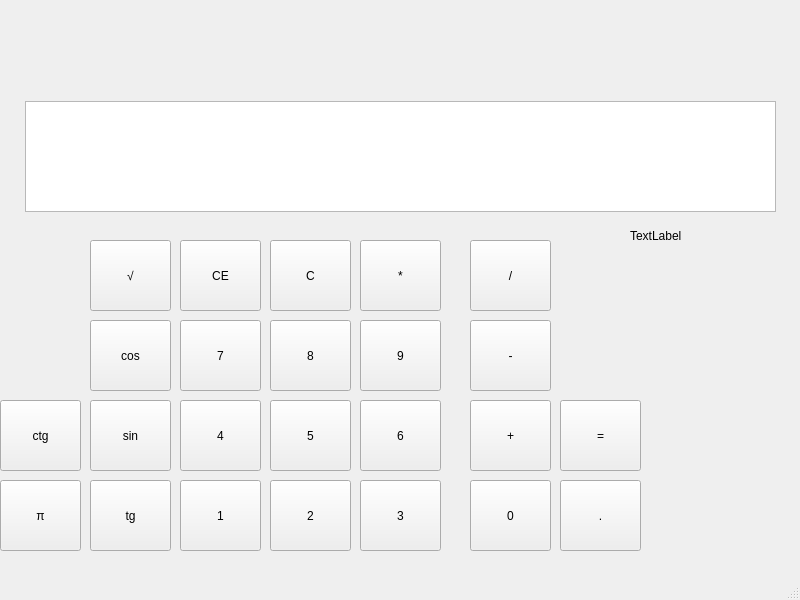
<?xml version="1.0" encoding="UTF-8"?>
<ui version="4.0">
 <class>MainWindow</class>
 <widget class="QMainWindow" name="MainWindow">
  <property name="geometry">
   <rect>
    <x>0</x>
    <y>0</y>
    <width>800</width>
    <height>600</height>
   </rect>
  </property>
  <property name="windowTitle">
   <string>MainWindow</string>
  </property>
  <widget class="QWidget" name="centralwidget">
   <widget class="QPushButton" name="num1">
    <property name="geometry">
     <rect>
      <x>180</x>
      <y>480</y>
      <width>81</width>
      <height>71</height>
     </rect>
    </property>
    <property name="text">
     <string>1</string>
    </property>
   </widget>
   <widget class="QPushButton" name="num2">
    <property name="geometry">
     <rect>
      <x>270</x>
      <y>480</y>
      <width>81</width>
      <height>71</height>
     </rect>
    </property>
    <property name="text">
     <string>2</string>
    </property>
   </widget>
   <widget class="QPushButton" name="num3">
    <property name="geometry">
     <rect>
      <x>360</x>
      <y>480</y>
      <width>81</width>
      <height>71</height>
     </rect>
    </property>
    <property name="text">
     <string>3</string>
    </property>
   </widget>
   <widget class="QPushButton" name="num4">
    <property name="geometry">
     <rect>
      <x>180</x>
      <y>400</y>
      <width>81</width>
      <height>71</height>
     </rect>
    </property>
    <property name="text">
     <string>4</string>
    </property>
   </widget>
   <widget class="QPushButton" name="num5">
    <property name="geometry">
     <rect>
      <x>270</x>
      <y>400</y>
      <width>81</width>
      <height>71</height>
     </rect>
    </property>
    <property name="text">
     <string>5</string>
    </property>
   </widget>
   <widget class="QPushButton" name="num6">
    <property name="geometry">
     <rect>
      <x>360</x>
      <y>400</y>
      <width>81</width>
      <height>71</height>
     </rect>
    </property>
    <property name="text">
     <string>6</string>
    </property>
   </widget>
   <widget class="QPushButton" name="num7">
    <property name="geometry">
     <rect>
      <x>180</x>
      <y>320</y>
      <width>81</width>
      <height>71</height>
     </rect>
    </property>
    <property name="text">
     <string>7</string>
    </property>
   </widget>
   <widget class="QPushButton" name="num8">
    <property name="geometry">
     <rect>
      <x>270</x>
      <y>320</y>
      <width>81</width>
      <height>71</height>
     </rect>
    </property>
    <property name="text">
     <string>8</string>
    </property>
   </widget>
   <widget class="QPushButton" name="num9">
    <property name="geometry">
     <rect>
      <x>360</x>
      <y>320</y>
      <width>81</width>
      <height>71</height>
     </rect>
    </property>
    <property name="text">
     <string>9</string>
    </property>
   </widget>
   <widget class="QPushButton" name="point">
    <property name="geometry">
     <rect>
      <x>560</x>
      <y>480</y>
      <width>81</width>
      <height>71</height>
     </rect>
    </property>
    <property name="text">
     <string>.</string>
    </property>
   </widget>
   <widget class="QPushButton" name="num_plus">
    <property name="geometry">
     <rect>
      <x>470</x>
      <y>400</y>
      <width>81</width>
      <height>71</height>
     </rect>
    </property>
    <property name="text">
     <string>+</string>
    </property>
   </widget>
   <widget class="QPushButton" name="num_minus">
    <property name="geometry">
     <rect>
      <x>470</x>
      <y>320</y>
      <width>81</width>
      <height>71</height>
     </rect>
    </property>
    <property name="text">
     <string>-</string>
    </property>
   </widget>
   <widget class="QPushButton" name="num_dz">
    <property name="geometry">
     <rect>
      <x>470</x>
      <y>240</y>
      <width>81</width>
      <height>71</height>
     </rect>
    </property>
    <property name="text">
     <string>/</string>
    </property>
   </widget>
   <widget class="QPushButton" name="num_delete">
    <property name="geometry">
     <rect>
      <x>180</x>
      <y>240</y>
      <width>81</width>
      <height>71</height>
     </rect>
    </property>
    <property name="text">
     <string>CE</string>
    </property>
   </widget>
   <widget class="QPushButton" name="num_cancsel">
    <property name="geometry">
     <rect>
      <x>270</x>
      <y>240</y>
      <width>81</width>
      <height>71</height>
     </rect>
    </property>
    <property name="text">
     <string>С</string>
    </property>
   </widget>
   <widget class="QPushButton" name="num_mnoz">
    <property name="geometry">
     <rect>
      <x>360</x>
      <y>240</y>
      <width>81</width>
      <height>71</height>
     </rect>
    </property>
    <property name="text">
     <string>*</string>
    </property>
   </widget>
   <widget class="QPushButton" name="num0">
    <property name="geometry">
     <rect>
      <x>470</x>
      <y>480</y>
      <width>81</width>
      <height>71</height>
     </rect>
    </property>
    <property name="text">
     <string>0</string>
    </property>
   </widget>
   <widget class="QPushButton" name="num_sqrt">
    <property name="geometry">
     <rect>
      <x>90</x>
      <y>240</y>
      <width>81</width>
      <height>71</height>
     </rect>
    </property>
    <property name="text">
     <string>√</string>
    </property>
   </widget>
   <widget class="QPushButton" name="num_cos">
    <property name="geometry">
     <rect>
      <x>90</x>
      <y>320</y>
      <width>81</width>
      <height>71</height>
     </rect>
    </property>
    <property name="text">
     <string>cos</string>
    </property>
   </widget>
   <widget class="QPushButton" name="num_sin">
    <property name="geometry">
     <rect>
      <x>90</x>
      <y>400</y>
      <width>81</width>
      <height>71</height>
     </rect>
    </property>
    <property name="text">
     <string>sin</string>
    </property>
   </widget>
   <widget class="QPushButton" name="num_tg">
    <property name="geometry">
     <rect>
      <x>90</x>
      <y>480</y>
      <width>81</width>
      <height>71</height>
     </rect>
    </property>
    <property name="text">
     <string>tg</string>
    </property>
   </widget>
   <widget class="QPushButton" name="num_ctg">
    <property name="geometry">
     <rect>
      <x>0</x>
      <y>400</y>
      <width>81</width>
      <height>71</height>
     </rect>
    </property>
    <property name="text">
     <string>ctg</string>
    </property>
   </widget>
   <widget class="QPushButton" name="num_pi">
    <property name="geometry">
     <rect>
      <x>0</x>
      <y>480</y>
      <width>81</width>
      <height>71</height>
     </rect>
    </property>
    <property name="text">
     <string>π</string>
    </property>
   </widget>
   <widget class="QPushButton" name="num_rown">
    <property name="geometry">
     <rect>
      <x>560</x>
      <y>400</y>
      <width>81</width>
      <height>71</height>
     </rect>
    </property>
    <property name="text">
     <string>=</string>
    </property>
   </widget>
   <widget class="QTextBrowser" name="textBrowser">
    <property name="geometry">
     <rect>
      <x>25</x>
      <y>101</y>
      <width>751</width>
      <height>111</height>
     </rect>
    </property>
   </widget>
   <widget class="QLabel" name="label">
    <property name="geometry">
     <rect>
      <x>630</x>
      <y>220</y>
      <width>91</width>
      <height>31</height>
     </rect>
    </property>
    <property name="text">
     <string>TextLabel</string>
    </property>
   </widget>
  </widget>
  <widget class="QMenuBar" name="menubar">
   <property name="geometry">
    <rect>
     <x>0</x>
     <y>0</y>
     <width>800</width>
     <height>21</height>
    </rect>
   </property>
  </widget>
  <widget class="QStatusBar" name="statusbar"/>
 </widget>
 <resources/>
 <connections/>
</ui>
